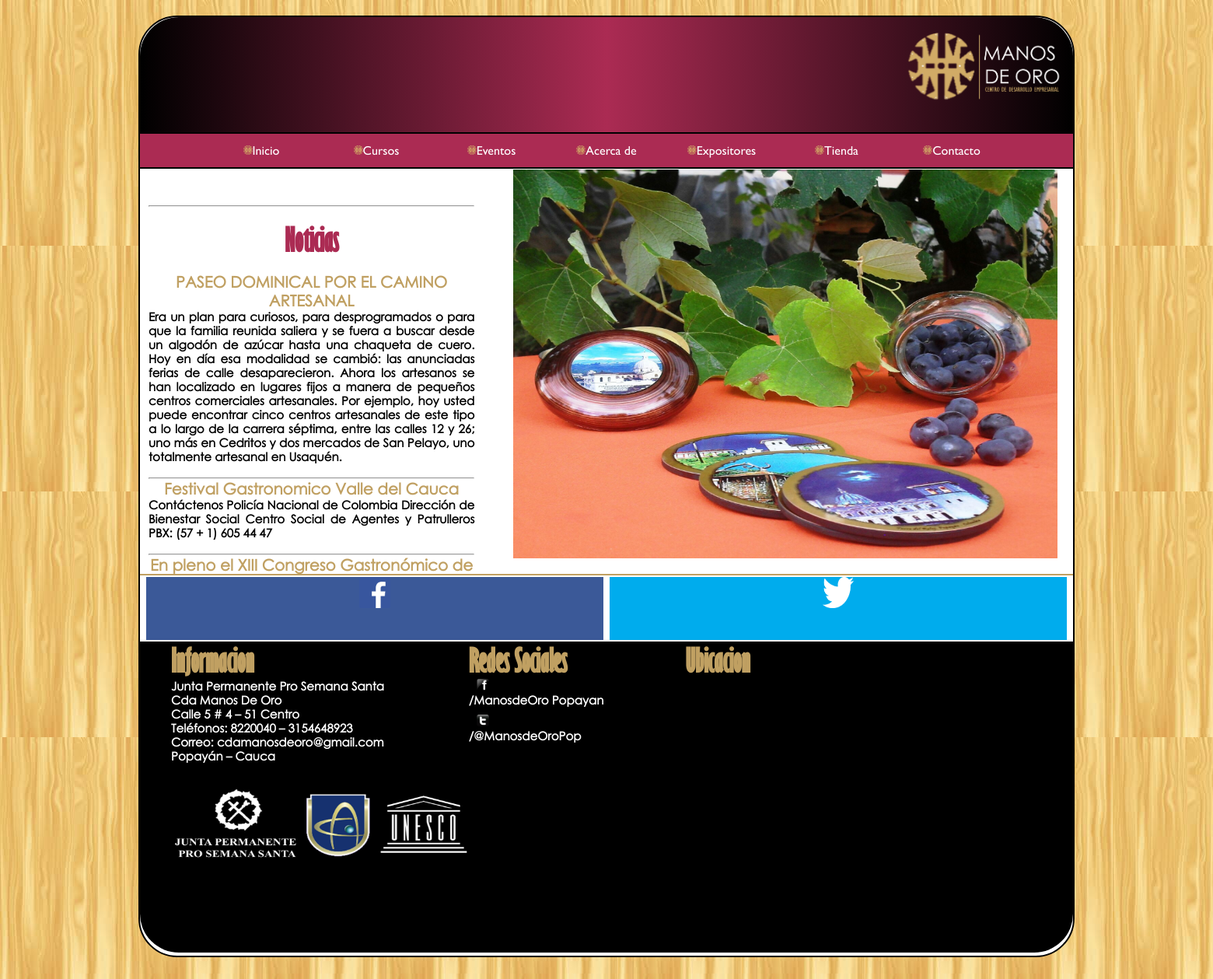
Page /Interfaces on the earlier database version.
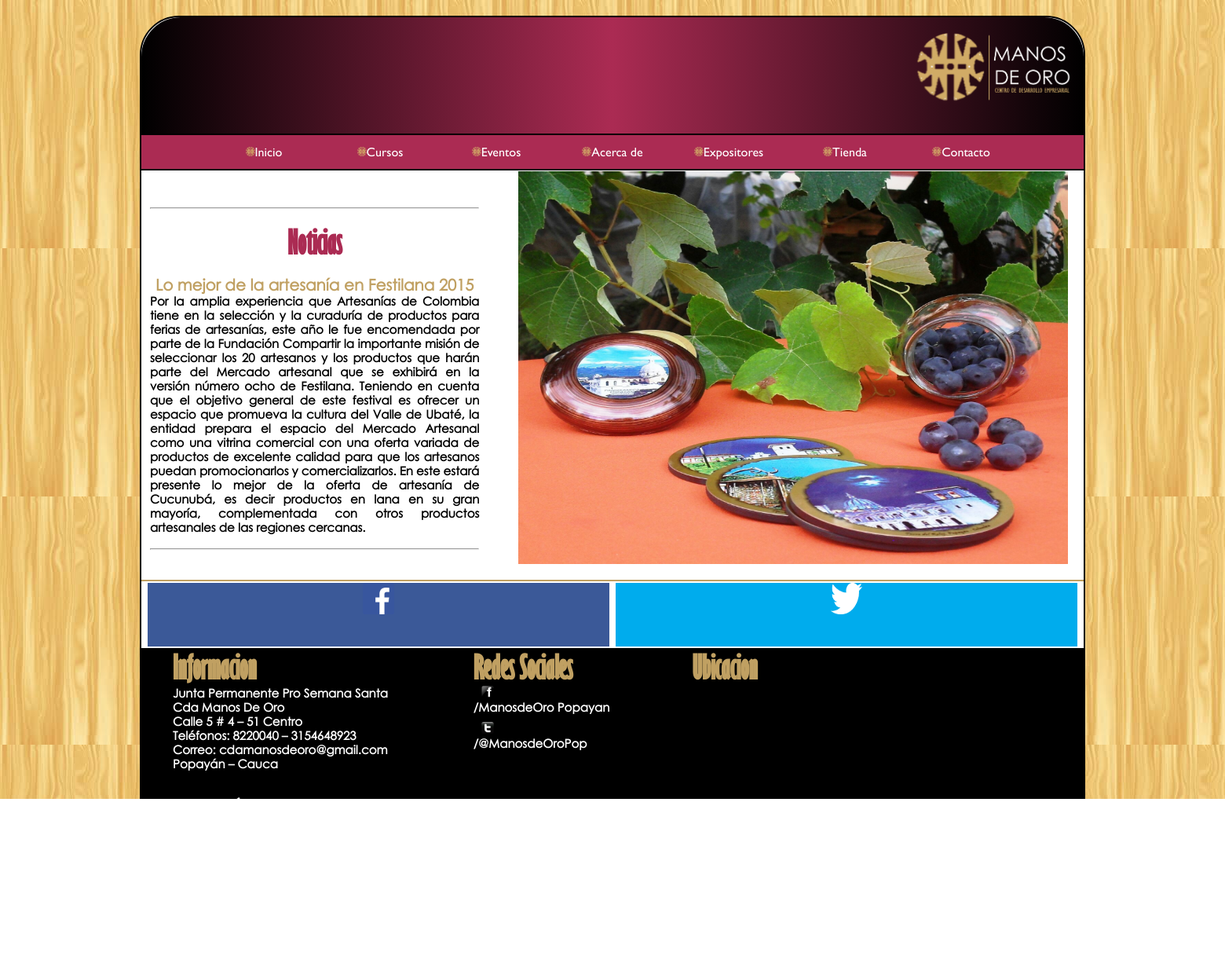
Same page on the later database version.
### tables this page shows
CREATE TABLE IF NOT EXISTS `noticias` (
`idNoticia` int(11) NOT NULL,
  `titulo` varchar(150) NOT NULL,
  `contenido` text NOT NULL
);

### Librerias/Datasource.php (called while the page is built, shortened)
<?php
class Datasource {
        var $dbLink;
       function Datasource($dbHost, $dbName, $dbuser, $dbpasswd) {
                $this->dbLink = mysql_connect ($dbHost, $dbuser, $dbpasswd);
	}
        function execute($sql) {
                $result = mysql_query($sql, $this->dbLink);
                return $result;
        }
        function nextRow ($result) {
                $row = mysql_fetch_array($result);
                return $row;
        }
        function checkErrors($sql) {
                $err=mysql_error();
                $errno=mysql_errno();
                if($errno) {
                        $message = "The following SQL command ".$sql." caused Database error: ".$err.".";
                        print "Unrecowerable error has occurred. All data will be logged.";
                        print "Please contact System Administrator for help! \n";
                        print " ".$message." \n";
                        exit;
                } else {
                        return;
                }
        }
}
?>

### Librerias/NoticiasDao.php (called while the page is built, shortened)
<?php
class NoticiasDao {
    function createValueObject() {
          return new Noticias();
    }
    function loadAll($conn) {
          $sql = "SELECT * FROM noticias ORDER BY idNoticia ASC ";
          $searchResults = $this->listQuery($conn, $sql);
          return $searchResults;
    }
    function listQuery($conn, $sql) {
          $searchResults = array();
          $result = $conn->execute($sql);
          while ($row = $conn->nextRow($result)) {
               $temp = $this->createValueObject();
               $temp->setIdNoticia($row[0]);
               $temp->setTitulo($row[1]);
               $temp->setContenido($row[2]);
               array_push($searchResults, $temp);
          }
          return $searchResults;
    }
}
?>

### Librerias/Noticias.php (called while the page is built, shortened)
<?php
class Noticias {
    var $titulo;
    var $contenido;
    function getTitulo() {
          return $this->titulo;
    }
    function setTitulo($tituloIn) {
          $this->titulo = $tituloIn;
    }
    function getContenido() {
          return $this->contenido;
    }
    function setContenido($contenidoIn) {
          $this->contenido = $contenidoIn;
    }
}
?>

### Interfaces/index.php (the view, shortened to what this page needs)
<?php
	include_once("../Librerias/Datasource.php");
	include_once("../Librerias/NoticiasDao.php");
	include_once("../Librerias/Noticias.php");
			?>
			<?php
	$conn=new Datasource($dbhost,$dbName,$dbUser,$dbPassword);
	$ndao=new NoticiasDao();
	$noticias=$ndao->loadAll($conn);
?>
<!DOCTYPE html>
<html>
	<head>
		<link rel="stylesheet" href="../css/diseno.css">
	</head>
	<body  onload="initialize()">
		<div id="contenedor">
			<header>
				<div id="img_fon">
					<img src="../imgs/logo1.png" id="logo_cabecera">
				</div>
			</header>
			<nav>
				<center>
				<ul>
					<li onclick="ir_inicio()"> <img id="logo_nav" src="../imgs/logo.png">Inicio</li>
					<li onclick="ir_cursos()"> <img id="logo_nav" src="../imgs/logo.png">Cursos</li>
					<li onclick="ir_eventos()"> <img id="logo_nav" src="../imgs/logo.png">Eventos</li>
					<li onclick="ir_acerca()"> <img id="logo_nav" src="../imgs/logo.png">Acerca de</li>
					<li onclick="ir_expositores()"> <img id="logo_nav" src="../imgs/logo.png">Expositores</li>
					<li onclick="ir_tienda()"> <img id="logo_nav" src="../imgs/logo.png">Tienda</li>
					<li onclick="ir_contacto()"> <img id="logo_nav" src="../imgs/logo.png">Contacto</li>
				</ul>
				</center>
			</nav>
			<section>
				<div style="padding: 10px; float: left; width: 35%; height: 500px;text-align: justify; overflow: scroll;;">
					<center>
						<br>
						<br>
<hr>
<br>
						<h1 id="titulos_noti">Noticias</h1>
<br>
						<?php
			for($i=4;$i<count($noticias);$i++)
			{
				$j=count($noticias)+3-$i;
				echo("<h2 id='titulos_noticias'>".$noticias[$j]->getTitulo()."</h2>");
				echo("<h3 id='strings_editar' style='noticias'>".$noticias[$j]->getContenido()."</h3>");
				echo("<br>");
				echo("<hr>");
			}
		?>
					</center>
				</div>
				<div style="float: right; width: 60%;">
					<div id="slider">
						<div><img id="fondo" src="../imgs/img1.jpg"></div>
					</div>
				</div>
			</section>
			<center>
			<div id="redes">
				<a onclick="ir_facebook()"><div id="face">
					<img src="../imgs/facebook_logo.png" id="logo_redes_soc">
					<h1 id="vist">Visitanos en Facebook</h1>
				</div></a>
				<a onclick="ir_twiter()"><div id="twiter">
					<img src="../imgs/Twitter_logo.png" id="logo_redes_soc">
					<h1 id="vist">Visitanos en Twiter</h1>
				</div></a>
			</div>
			</center>
			<footer>
			<div>
				<div style="float: left; width: 33%;">
						<h1 id="titulos_footer">Informacion</h1>
						<h1 id="strings_footer">Junta Permanente Pro Semana Santa</h1>
						<h1 id="strings_footer">Cda Manos De Oro</h1>
						<h1 id="strings_footer">Calle 5 # 4 – 51 Centro</h1>
						<h1 id="strings_footer">Teléfonos: 8220040 – 3154648923</h1>
						<h1 id="strings_footer">Correo: cdamanosdeoro@gmail.com</h1>
						<h1 id="strings_footer">Popayán – Cauca</h1><br><br><br><img src="../imgs/unidos.png" id="logo_institu2">
				</div>
				<div style="float: left; width: 23%;">
						<h1 id="titulos_footer">Redes Sociales</h1>
						<div id="foot_face">
							<a onclick="ir_facebook()"><img src="../imgs/facebook.png" id="logo_redes"></a>
							<h1 id="strings_footer">/ManosdeOro Popayan</h1>
						</div>
						<br>
						<div id="foot_twiter">
						<a onclick="ir_twiter()"><img src="../imgs/twiter.png" id="logo_redes"></a>
						<h1 id="strings_footer">/@ManosdeOroPop</h1>
						</div>
				</div>
				<div style="float: right; width: 43%;">
						<h1 id="titulos_footer">Ubicacion</h1>
						 <div id="map_canvas" style="width:auto; height:300px; margin-right:10px"></div>
				</div>
			</div>
			</footer>
		</div>
	</body>
</html>

### css/diseno.css (style rules this page uses)
* { margin : 0px; padding : 0px; }
header, nav, section, aside, footer { display : block; -moz-box-sizing: border-box; -webkit-box-sizing: border-box; -ms-box-sizing: border-box; -o-box-sizing: border-box; }
body { padding-left: 80px; padding-right: 80px; background-image: url("../imgs/fondo_madera.jpg"); }
#contenedor { margin: 20px auto auto auto; position: relative; height: auto; width: 1200px; -moz-border-radius: 50px 50px 50px 50px; -webkit-border-radius: 50px 50px 50px 50px; border-style: solid; border-width: 2px; border-color: #000; background: #fff; }
header { height: 150px; background : -moz-linear-gradient(left, #000000,#AB2B53, #000000); background : -webkit-linear-gradient(left, #000000,#AB2B53, #000000); -moz-border-radius: 50px 50px 0px 0px; -webkit-border-radius: 50px 50px 0px 0px; border-style: solid; border-width: 2px; border-color: #000000; border-right: none; border-top: none; border-left: none; }
nav { width: auto; height: auto; border-style: solid; border-width: 2px; border-color: #AB2B53; border-left: none; border-right: none; }
nav ul { background : #AB2B53; }
nav li { width: 10%; font-family:GillSansMT; display: inline-block; list-style: none; cursor: pointer; color: #ffffff; border-style: solid; border-width: 2px; border-color: #AB2B53; border-top: none; border-bottom: none; text-align: center; padding: 10px; padding-right: none; }
section { width: auto; height: 505px; background: #ffffff; color: #000000; border-style: solid; border-width: 2px; border-color: #000000; border-left: none; border-bottom: none; border-right: none; padding: 1px; }
footer { display: inline-block; list-style: none; padding-left: 40px; font-family:GillSansMT; font-size: 9px; color: #ffffff; width: 100%; height: 400px; background : #000000; clear : both; -moz-border-radius: 0px 0px 50px 50px; -webkit-border-radius: 0px 0px 50px 50px; }
#logo_cabecera { height: 90%; width: 19%; float: right; }
#logo_nav { height: 10%; width: 10%; }
#logo_redes { margin-left: 10px; cursor: pointer; height: 53%; width: 99%; }
#logo_redes { margin-left: 10px; cursor: pointer; height: 53%; width: 6%; }
#titulos_footer { font-family:GillSansMTCondensed; color: #C0A062; font-size: 40px; text-decoration: none; }
#strings_footer { font-family: CenturyGothicNormal; color: #ffffff; font-size: 15px; }
#strings_editar { font-family: CenturyGothicNormal; color: #000; font-size: 15px; text-align: justify; }
#slider { width: 100%; height: 500px; }
#slider > div { position: absolute; width: 100%; height: 500px; }
#fondo { width: 700px; height: 500px; }
#img_fon { width: auto; height: auto; padding-top: 20px; padding-left: 80px; }
#redes { width: 100%; display: inline-block; border-style: solid; border-width: 2px; border-color: #C0A062; border-left: none; border-bottom: none; border-right: none; background-color: #fff; }
#face { display: inline-block; list-style: none; margin: 2px; width: 49%; background-color: #3B5998; color: transparent; }
#twiter { display: inline-block; margin: 2px; width: 49%; background-color: #00aced; color: transparent; }
#logo_redes_soc { width: 40px; height: 40px; }
#logo_institu2 { width: 100%; height: 100px; }
#titulos_noti { font-family:GillSansMTCondensed; color: #AB2B53; font-size: 40px; vertical-align:middle; }
#titulos_noticias { font-family:CenturyGothicNormal; color: #C0A062; font-size: 20px; }

Differences in the rows shown:
removed noticias: titulo "PASEO DOMINICAL POR EL CAMINO ARTESANAL", contenido "Era un plan para curiosos, para desprogramados o para que la familia reunida saliera y se fuera a buscar desde un algodón de azúcar hasta una chaqueta de cuero. Hoy en día esa modalidad se cambió: las anunciadas ferias de calle desaparecieron. Ahora los artesanos se han localizado en lugares fijos a manera de pequeños centros comerciales artesanales. Por ejemplo, hoy usted puede encontrar cinco centros artesanales de este tipo a lo largo de la carrera séptima, entre las calles 12 y 26; uno más en Cedritos y dos mercados de San Pelayo, uno totalmente artesanal en Usaquén."
removed noticias: titulo "Festival Gastronomico Valle del Cauca", contenido "Contáctenos Policía Nacional de Colombia Dirección de Bienestar Social Centro Social de Agentes y Patrulleros PBX: (57 + 1) 605 44 47"
removed noticias: titulo "En pleno el XIII Congreso Gastronómico de…"
added noticias: titulo "Lo mejor de la artesanía en Festilana 2015", contenido "Por la amplia experiencia que Artesanías de Colombia tiene en la selección y la curaduría de productos para ferias de artesanías, este año le fue encomendada por parte de la Fundación Compartir la importante misión de seleccionar los 20 artesanos y los productos que harán parte del Mercado artesanal que se exhibirá en la versión número ocho de Festilana. Teniendo en cuenta que el objetivo general de este festival es ofrecer un espacio que promueva la cultura del Valle de Ubaté, la entidad prepara el espacio del Mercado Artesanal como una vitrina comercial con una oferta variada de productos de excelente calidad para que los artesanos puedan promocionarlos y comercializarlos. En este estará…"
